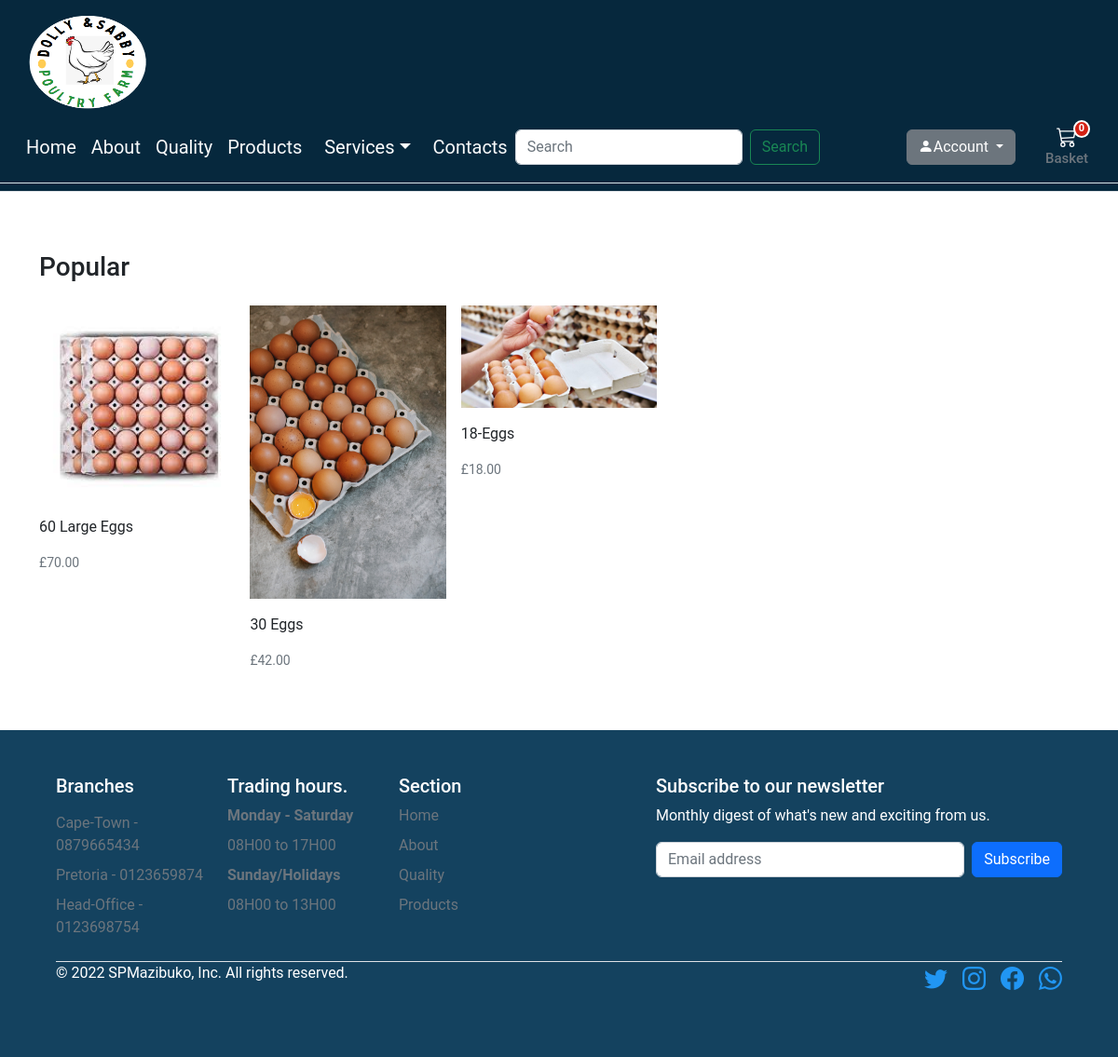
Page /search/Eggs/ on the committed database.
### store/models.py (models this page shows, shortened)
class Product(models.Model):
    category = models.ForeignKey(Category, related_name='product', on_delete=models.CASCADE)
    created_by = models.ForeignKey(settings.AUTH_USER_MODEL, on_delete=models.CASCADE, related_name='product_creator')
    title = models.CharField(max_length=255)
    author = models.CharField(max_length=255, default='admin')
    description = models.TextField(blank=True)
    image = models.ImageField(upload_to='images/', default='images/default.png')
    slug = models.SlugField(max_length=255)
    price = models.DecimalField(max_digits=4, decimal_places=2)
    in_stock = models.BooleanField(default=True)
    is_active = models.BooleanField(default=True)
    created = models.DateTimeField(auto_now_add=True)
    updated = models.DateTimeField(auto_now=True)
    objects = models.Manager()
    products = ProductManager()
    class Meta:
        verbose_name_plural = 'Products'
        ordering = ('-created',)
    def get_absolute_url(self):
        return reverse('store:product_detail', args=[self.slug])

### store/views.py (the view)
# urls.py: path('search/<slug:category_slug>/', views.category_list, name='category_list'),
def category_list(request, category_slug=None):
    category = get_object_or_404(Category, slug=category_slug)
    products = Product.objects.filter(category=category)
    return render(request, 'store/products/category.html', {'category': category, 'products': products})

### basket/basket.py (called while the page is built)
    def __len__(self):
        return sum(item['qty'] for item in self.basket.values())

### basket/context_processors.py (called while the page is built)
def basket(request):
    return {'basket': Basket(request)}

### templates/store/products/category.html (shortened to what this page needs)
{% extends "../base.html" %}
{% load static %}
{% block content %}
<main>
  <div class="container">
    <div class="row">
      <div class="album py-5">
        <div class="pb-3"><h1 class="h3">Popular</h1></div>
        <div class="row row-cols-1 row-cols-sm-2 row-cols-md-5 g-3">
          {% for product in products %}
          <div class="col">
            <div class="card border-0">
              <img class="img-fluid" alt="Responsive image" src="{{ product.image.url }}">
              <div class="card-body px-0">
                <p class="card-text">
                  <a class="text-dark text-decoration-none"
                    href="{{ product.get_absolute_url }}">{{ product.title }}</a>
                </p>
                <div class="d-flex justify-content-between align-items-center">
                  <small class="text-muted">£{{product.price}}</small>
                </div>
              </div>
            </div>
          </div>
          {% endfor %}
        </div>
      </div>
    </div>
  </div>
</main>
{% endblock %}

### static/styles/style.css (style rules this page uses)
@media (min-width: 1000px) { .container { max-width: 1000px; } }
@media (max-width: 1200px) { .container { max-width: 100%; padding:0 24px; } }
html, body, p, div { letter-spacing: -0.02px; font-family: 'Roboto', sans-serif; }

### static/styles/dashboard_style.css (style rules this page uses)
:root { --main-bg-color: #009d63; --main-text-color: #009d63; --second-text-color: #bbbec5; --second-bg-color: #c1efde; }

### rows in the picture
Product: image (picture), title "60 Large Eggs", price "70.00"
Product: image (picture), title "30 Eggs", price "42.00"
Product: image (picture), title "18-Eggs", price "18.00"
